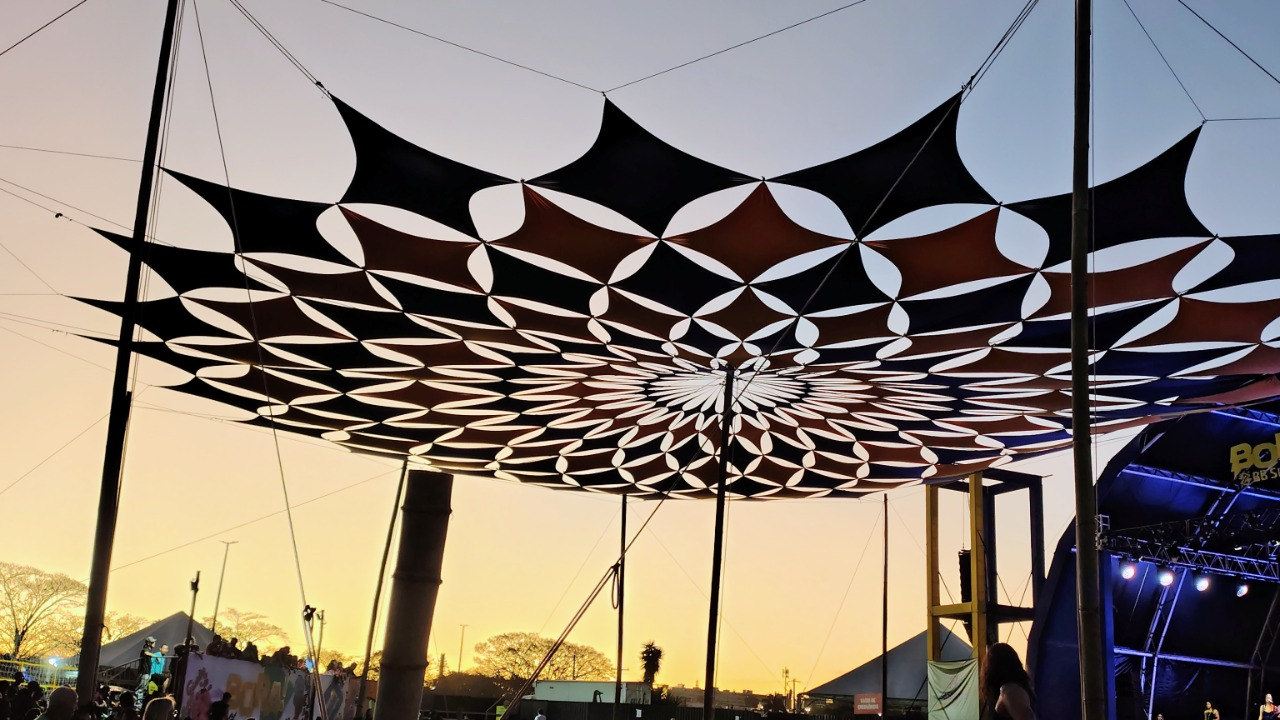
#> input picture photo.jpg, 1280 x 720 px
$ python questao2.py
#> lines starting #> are read from the running program, lines starting #| are printed output that depends on the picture
import skimage
import skimage.io
import matplotlib.pyplot as plt
import numpy as np
from numpy.fft import fft2, ifft2, fftshift, ifftshift

def center(i, j):
    return i-2 >= 0 and i+2 < 720 and j-2 >= 0 and j + 2 < 1280

def gaussianPassaBaixa(img, freqCorte):

    r = 720
    c = 1280

    centrR, centrC = r // 2, c // 2

    y, x = np.ogrid[:r, :c]

    dist = np.sqrt((y-centrR)**2 + (x-centrC)**2)

    mask = np.exp(-(dist**2) / (2*(freqCorte**2)))

    filterApply = np.zeros_like(img)

    for i in range(3):
        fftApply = fft2(img[...,i])
        fftSApply = fftshift(fftApply)
        maskApply = fftSApply * mask

        filterApply[..., i] = np.abs(ifft2(ifftshift(maskApply)))

    return filterApply

def errQuadMed(imgBase, imgTest):
    return np.mean((imgBase.astype(np.float64) - imgTest.astype(np.float64)) ** 2)

image = skimage.io.imread("./photo.jpg")
#> image is the input picture: shape (720, 1280, 3); mean R, G, B 134, 124.2, 115.2
imageTest = skimage.io.imread("./photo.jpg")
image = image.astype(np.float64)
imageMean = np.zeros_like(image)

for i in range(720):
    for j in range(1280):
        if center(i, j):

            block = image[i-2:i+3, j-2:j+3]

            imageMean[i, j] = block.mean(axis=(0, 1))
        else:
            imageMean[i, j] = image[i, j]
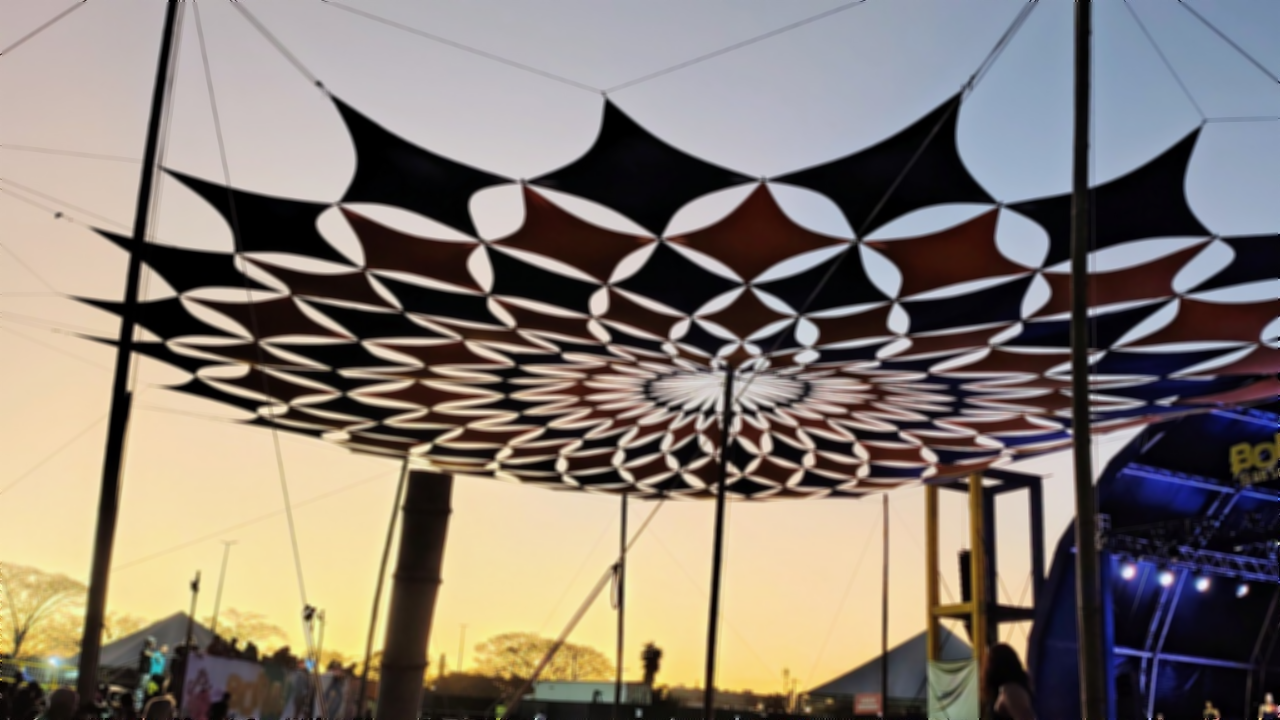
#> imageMean: shape (720, 1280, 3) float64; mean R, G, B 134, 124.2, 115.2

imageMean = np.clip(imageMean, 0, 255).astype(np.uint8)

plt.imshow(imageMean)
plt.axis('off')
plt.show()

ans, ansAux = 0, (int)(1e9+1)

lsMen = []
for fc in range(1, 150):

#> (the run stopped early here; a loop or call above may not have finished)
